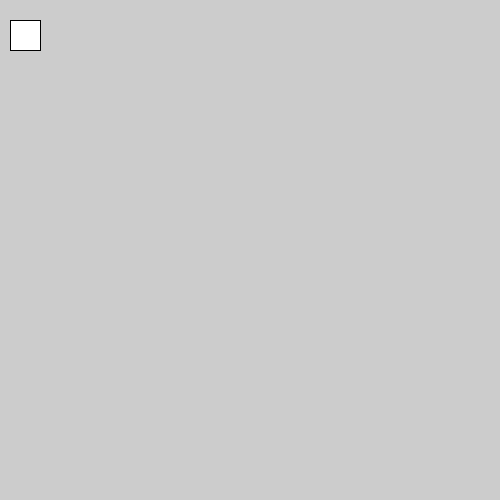
Frame 1 (no input)
Frame 60 (the mouse pressed at the canvas centre just before this capture): identical to frame 1, image omitted
Frame 120 (the mouse held since frame 60 and released just before this capture): identical to frame 1, image omitted

The Processing sketch that drew this single still picture (run headless with seeded random() and noise(); from frame 60 on, the mouse is pressed at the canvas centre):

// Processing sketch: NuevaPrueba
// ── NuevaPrueba.pde
void setup (){
  size(500,500);
  
}

void draw(){
  background(204);
  square(10,20,30);
}
